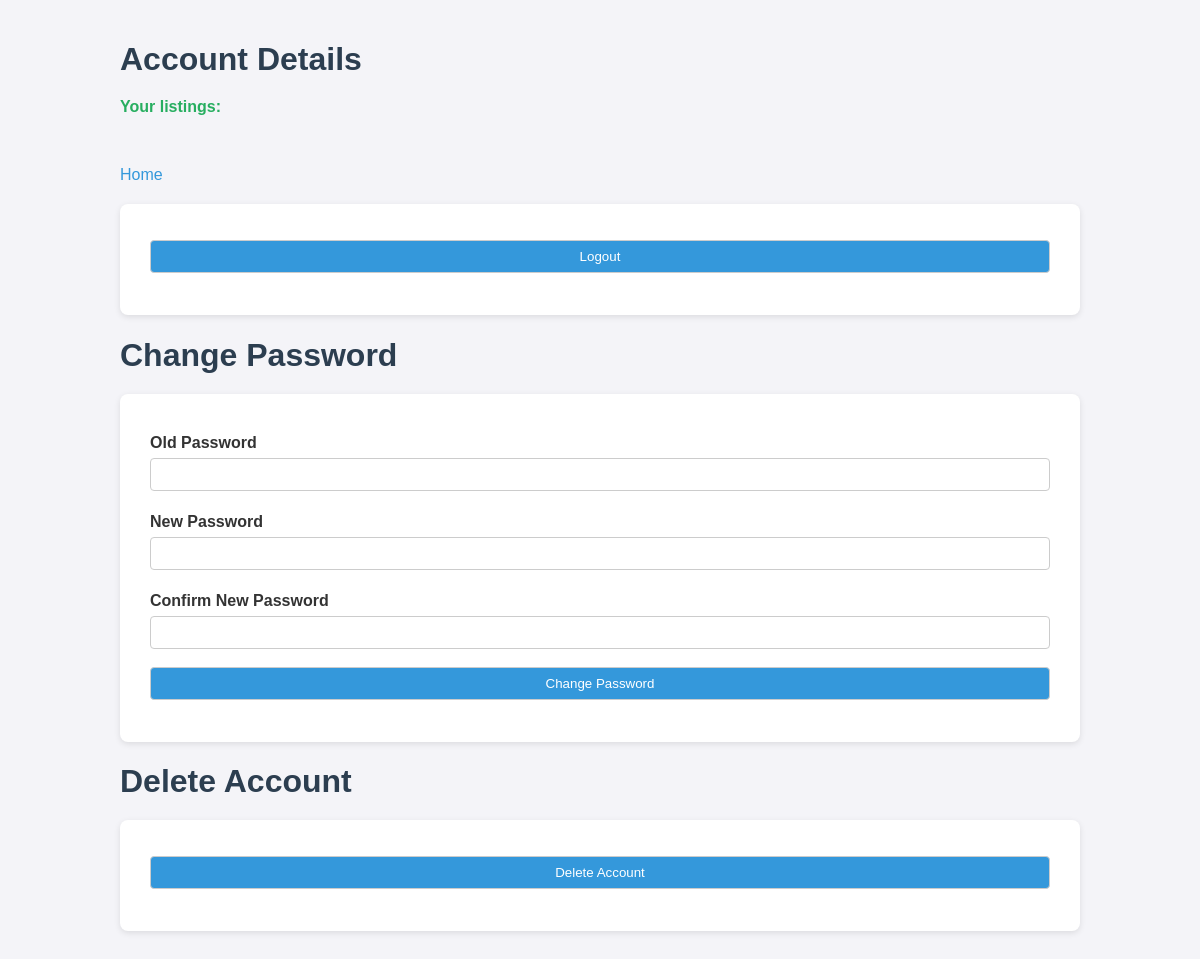
Page /account (signed in) on the earlier database version.
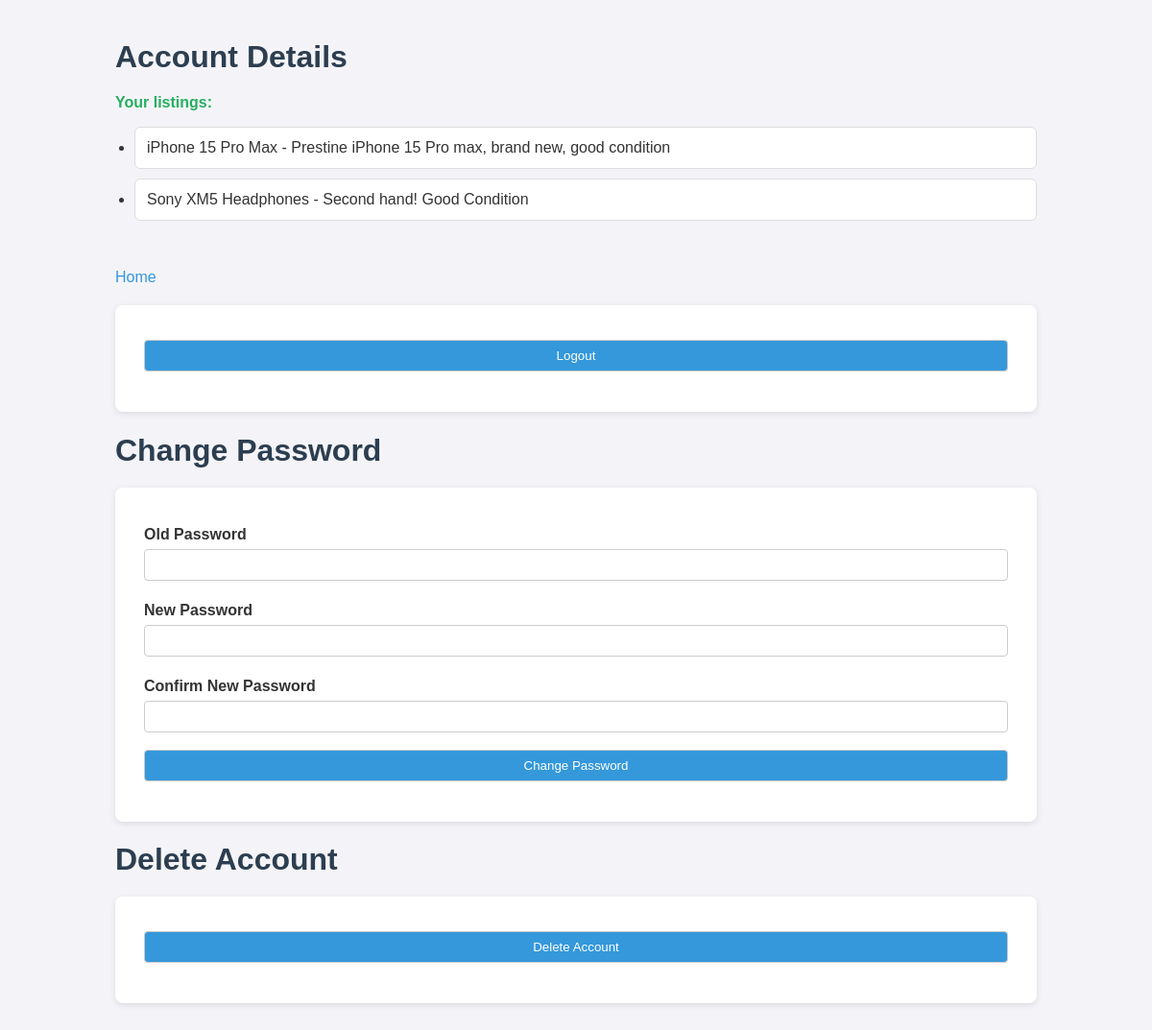
Same page on the later database version.
### models.py (models this page shows)
class Listing(db.Model):
    id = db.Column(db.Integer, primary_key=True)
    name = db.Column(db.String(150), nullable=False)
    description = db.Column(db.String(500), nullable=False)
    price = db.Column(db.Float, nullable=False)
    image_url = db.Column(db.String(500), nullable=False)
    username = db.Column(db.String(150), db.ForeignKey('user.username'))
    is_sold = db.Column(db.Boolean, default=False)
    buyer_username = db.Column(db.String(150), db.ForeignKey('user.username'), nullable=True)

### blueprints/account.py (the view, shortened to what this page needs)
@account_bp.route('/account', methods=['GET', 'POST'])
def account():
    form = changePasswordForm()
    logout_form = logoutForm()
    delete_account = DeleteAccountForm()
    if not session.get('username'):
        return redirect(url_for('auth.login'))
    user_listings = Listing.query.filter_by(username=session['username']).all()
    return render_template('account.html', user_listings=user_listings, form=form, logout_form=logout_form, delete_account=delete_account)

### forms.py
class changePasswordForm(FlaskForm):
    old_password = PasswordField('Old Password', validators=[DataRequired()])
    new_password = PasswordField('New Password', validators=[DataRequired()])
    confirm_password = PasswordField('Confirm New Password', validators=[DataRequired(), EqualTo('new_password', message="Passwords must match")])
    submit = SubmitField('Change Password')

class logoutForm(FlaskForm):
    logoutSubmit = SubmitField('Logout')

### templates/account.html (shortened to what this page needs)
<!DOCTYPE html>
<html lang="en">
<head>
    <link rel="stylesheet" href="{{ url_for('static', filename='css/account.css') }}">
</head>
<body>
    <div class="container">
        <h1>Account Details</h1>
        <p>Your listings:</p>
        <ul>
            {% for listing in user_listings %}
            <li>{{ listing.name }} - {{ listing.description }}</li>
            {% endfor %}
        </ul>
        <a href="/home">Home</a>
        <form method="POST" action="/logout">
            {{ logout_form.logoutSubmit() }}
        </form>
        <h1>Change Password</h1>
        <form method="POST" action="{{ url_for('auth.change_password') }}">
            <label for="old_password">{{ form.old_password.label }}</label>
            {{ form.old_password(size=32) }}<br>
            <label for="new_password">{{ form.new_password.label }}</label>
            {{ form.new_password(size=32) }}<br>
            <label for="confirm_password">{{ form.confirm_password.label }}</label>
            {{ form.confirm_password(size=32) }}<br>
            {{ form.submit() }}
        </form>
        <h1>Delete Account</h1>
        <form method="POST" action="{{ url_for('auth.delete_account') }}" onsubmit="return confirmDeletion()">
            {{ delete_account.submit() }}
        </form>
    </div>
</body>
</html>

### static/css/account.css (style rules this page uses)
*, *::before, *::after { box-sizing: border-box; }
.container { max-width: 1000px; margin: 0 auto; padding: 20px; }
body { font-family: Arial, sans-serif; background-color: #f4f4f8; color: #333; margin: 0; padding: 0; }
h1 { color: #2c3e50; margin-bottom: 20px; }
ul { padding-left: 20px; margin-bottom: 30px; }
ul li { background: #fff; border: 1px solid #ddd; padding: 12px; margin-bottom: 10px; border-radius: 6px; }
form { background: #fff; padding: 30px; margin: 20px 0; border-radius: 8px; box-shadow: 0 2px 6px rgba(0, 0, 0, 0.1); width: 100%; }
label { display: block; font-weight: bold; margin-top: 10px; }
input[type="text"], input[type="password"], input[type="submit"] { width: 100%; padding: 8px; margin-top: 6px; margin-bottom: 12px; border: 1px solid #ccc; border-radius: 4px; }
input[type="submit"] { background-color: #3498db; color: white; cursor: pointer; transition: background 0.2s ease; }
.flash-message, p { color: #27ae60; font-weight: bold; margin-top: 10px; }
a { display: inline-block; margin-top: 20px; color: #3498db; text-decoration: none; }

Differences in the rows shown:
now on this page (row edited): Listing: name "iPhone 15 Pro Max", description "Prestine iPhone 15 Pro max, brand new, good condition"
added Listing: name "Sony XM5 Headphones", description "Second hand! Good Condition"
